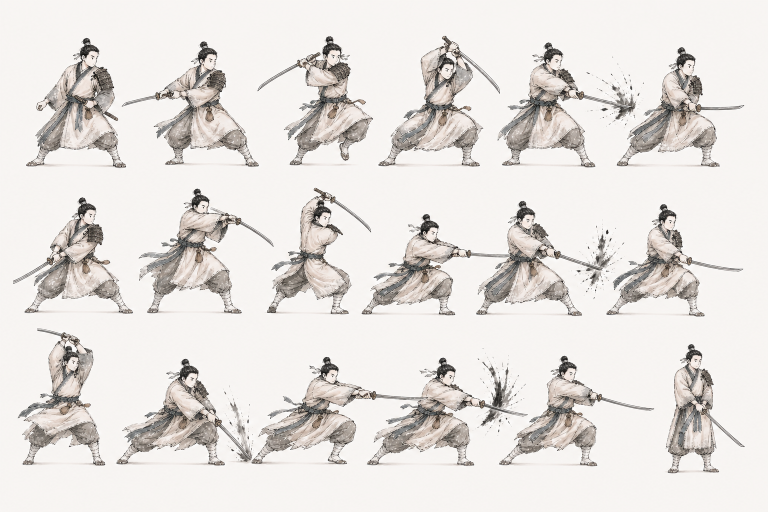
#> input picture Artifacts/GraphicsRemediation/SkillAnimation/SeojinBasic3HitCombo/motion-review/g1-portrait-only-candidates5-clean-gifs-revision-03/boards/candidate-A-motion-board.png, 1536 x 1024 px (shown at 1/2 size); its folder holds only this picture in this run
$ python build_clean_gifs.py
#> lines starting #> are read from the running program, lines starting #| are printed output that depends on the picture; after the words box and inside, x2 and y2 are one past the last pixel; in counts of white or black regions, pixels touching at a corner belong together
from __future__ import annotations
import hashlib,json,shutil
from pathlib import Path
import numpy as np
from PIL import Image,ImageFilter

ROOT=Path(__file__).parent
BOARDS={
'A':'/Users/pvenus/.codex/generated_images/01a0421a-c5ea-7623-88db-2ac71c27bd93/exec-194fee63-dab9-4b16-baed-290cf0f581bf.png',
'B':'/Users/pvenus/.codex/generated_images/01a0421a-c5ea-7623-88db-2ac71c27bd93/exec-9a38a7ca-cddb-435c-a9aa-9fde519922b3.png',
'C':'/Users/pvenus/.codex/generated_images/01a0421a-c5ea-7623-88db-2ac71c27bd93/exec-e9765dc0-c7ca-48a3-b61a-408c2a7eaeeb.png',
'D':'/Users/pvenus/.codex/generated_images/01a0421a-c5ea-7623-88db-2ac71c27bd93/exec-e54f1e46-42b0-490f-80cf-e5e03391ef4f.png',
'E':'/Users/pvenus/.codex/generated_images/01a0421a-c5ea-7623-88db-2ac71c27bd93/exec-a0a8e7b5-108a-4106-9ea1-6a8065fdafb1.png'}
DELAYS=[80,80,80,80,120,80,80,80,80,80,120,80,80,80,80,80,120,320]
def sha(p):return hashlib.sha256(Path(p).read_bytes()).hexdigest()
def component_mask(mask,cx,cy):
 a=np.asarray(mask)>0;h,w=a.shape;seen=np.zeros_like(a);best=None;bestscore=-1
 for sy,sx in zip(*np.where(a & ~seen)):
  if seen[sy,sx]:continue
  q=[(sy,sx)];seen[sy,sx]=1;pts=[]
  for y,x in q:
   pts.append((y,x))
   for dy,dx in ((1,0),(-1,0),(0,1),(0,-1)):
    ny,nx=y+dy,x+dx
    if 0<=ny<h and 0<=nx<w and a[ny,nx] and not seen[ny,nx]:seen[ny,nx]=1;q.append((ny,nx))
  ys=np.array([p[0] for p in pts]);xs=np.array([p[1] for p in pts]);dist=((xs.mean()-cx)**2+(ys.mean()-cy)**2)**.5;score=len(pts)/(1+dist*.8)
  if score>bestscore:bestscore=score;best=pts
 out=np.zeros((h,w),dtype=np.uint8)
 for y,x in best or []:out[y,x]=255
 return Image.fromarray(out).filter(ImageFilter.MaxFilter(3))
boards=ROOT/'boards';gifs=ROOT/'gifs';contacts=ROOT/'contacts';boards.mkdir(parents=True,exist_ok=True);gifs.mkdir(parents=True,exist_ok=True);contacts.mkdir(parents=True,exist_ok=True)
records=[];index=Image.new('RGB',(768,512*5),(238,235,228))
#> after `index = Image.new('RGB', (768, 512 * 5), (238, 235, 228))`:
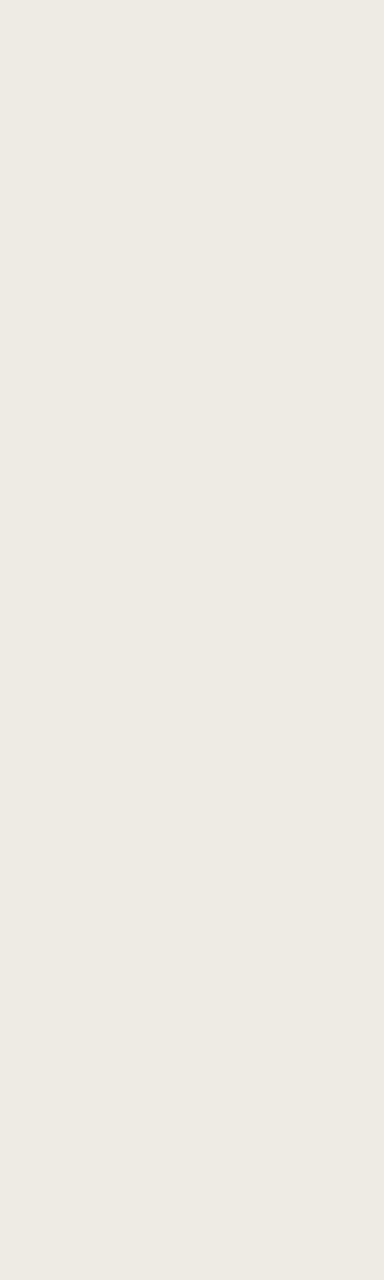
#> index: PIL image 768x2560 RGB (shown at 1/2 size); mean R, G, B 238, 235, 228
for rr,(name,src) in enumerate(BOARDS.items()):
 bp=boards/f'candidate-{name}-motion-board.png';shutil.copyfile(src,bp);board=Image.open(bp).convert('RGB');bg=np.median(np.concatenate([np.asarray(board)[:8].reshape(-1,3),np.asarray(board)[-8:].reshape(-1,3)]),axis=0).astype(np.uint8)
#> further down, board is the input picture: PIL image 1536x1024 RGB; mean R, G, B 228.4, 224.5, 221.2
#> after `bg = np.median(np.concatenate([np.asarray(board)[:8].reshape(-1, 3), n`: bg = [247, 244, 242]
 isolated=[];metrics=[]
 for i in range(18):
  col=i%6;row=i//6;nomx0=round(col*1536/6);nomx1=round((col+1)*1536/6);nomy0=round(row*1024/3);nomy1=round((row+1)*1024/3)
  x0=max(0,nomx0-56);x1=min(1536,nomx1+56);y0=max(0,nomy0-16);y1=min(1024,nomy1+16);roi=board.crop((x0,y0,x1,y1));arr=np.asarray(roi,dtype=np.int16);diff=np.max(np.abs(arr-bg.astype(np.int16)),axis=2);raw=Image.fromarray((diff>16).astype(np.uint8)*255);grown=raw.filter(ImageFilter.MaxFilter(5));cm=component_mask(grown,(nomx0+nomx1)/2-x0,(nomy0+nomy1)/2-y0);keep=np.minimum(np.asarray(raw),np.asarray(cm)).astype(np.uint8);alpha=Image.fromarray(keep)
  rgba=Image.new('RGBA',roi.size,(0,0,0,0));rgba.paste(roi,(0,0),alpha);bbox=alpha.getbbox()
  if not bbox:raise RuntimeError((name,i,'empty'))
  subject=rgba.crop(bbox);isolated.append(subject);metrics.append({'frame':i,'source_roi':[x0,y0,x1,y1],'isolated_bbox':list(bbox),'subject_size':list(subject.size)})
#> this loop made 18 passes
#> bbox on passes 1 to 12: (52, 75, 253, 337), (43, 82, 318, 334), (59, 72, 290, 332), (44, 71, 288, 334), (27, 84, 311, 335), (9, 94, 265, 335), (26, 69, 266, 303), (77, 52, 347, 303), (76, 50, 287, 304), (11, 76, 368, 306), (0, 76, 281, 308), (0, 83, 263, 309)
#> pass 1, `raw = Image.fromarray((diff > 16).astype(np.uint8) * 255)`:
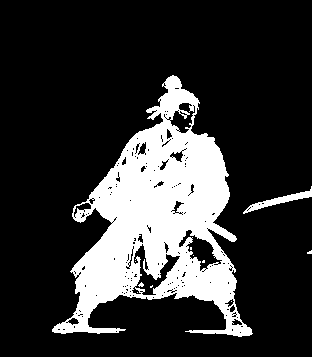
#> raw: PIL image 312x357 L; 20.5% white; 11 white regions (9 under 20 px), largest, box (x1, y1, x2, y2) and area: (52, 75, 253, 337) 22292, (243, 186, 312, 214) 431
#> after the loop: grown: PIL image 312x357 L; 18.5% white; 2 white regions, box (x1, y1, x2, y2) and area: (104, 19, 268, 282) 19700, (0, 131, 87, 157) 931
#> after the loop:
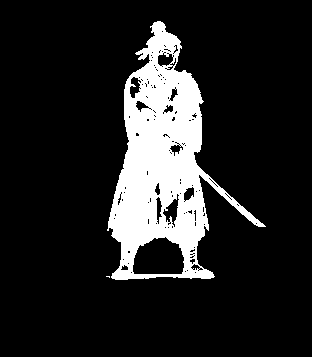
#> keep: shape (357, 312); 14.2% white; 2 white regions (1 under 20 px), largest, box (x1, y1, x2, y2) and area: (107, 21, 266, 280) 15801
#> after the loop:
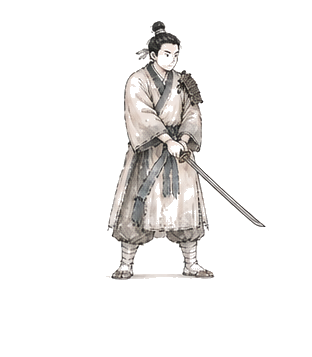
#> rgba: PIL image 312x357 RGBA; mean R, G, B, A 23.8, 22.7, 22, 36.2; transparent parts drawn white
#> after the loop, isolated = 18 items; metrics = 18 items
 heights=[im.height for im in isolated];target_h=float(np.median(heights));foot=464;frames=[];centers=[]
#> after `heights = [im.height for im in isolated]`: heights = [262, 252, 260, 263, 251, 241, 234, 251, 254, 230, 232, 226, 265, 215, 216, 219, 222, 259]
#> after `target_h = float(np.median(heights))`: target_h = 246
 for i,sub in enumerate(isolated):
  scale=target_h/sub.height;nw=round(sub.width*scale);nh=round(sub.height*scale);q=sub.resize((nw,nh),Image.Resampling.BICUBIC)
  # retain gentle three-segment progression while removing cell-center jitter
  seg=i//6;phase=i%6;rootx=352+seg*12+phase*3
  x=round(rootx-nw/2);y=round(foot-nh);canvas=Image.new('RGBA',(768,512),(*bg,255));canvas.alpha_composite(q,(x,y));frames.append(canvas.convert('RGB'));centers.append({'frame':i,'root_x':rootx,'foot_y':foot,'placed_bbox':[x,y,x+nw,y+nh]})
#> this loop made 18 passes
#> (scale, nw, seg, phase, rootx, x) on passes 1 to 12: (0.939, 189, 0, 0, 352, 258), (0.976, 268, 0, 1, 355, 221), (0.946, 219, 0, 2, 358, 248), (0.935, 228, 0, 3, 361, 247), (0.98, 278, 0, 4, 364, 225), (1.02, 261, 0, 5, 367, 236), (1.05, 252, 1, 0, 364, 238), (0.98, 265, 1, 1, 367, 234), (0.969, 204, 1, 2, 370, 268), (1.07, 382, 1, 3, 373, 182), (1.06, 298, 1, 4, 376, 227), (1.09, 286, 1, 5, 379, 236)
#> pass 1, `q = sub.resize((nw, nh), Image.Resampling.BICUBIC)`:
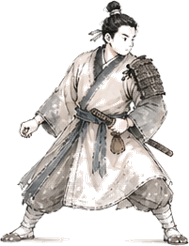
#> q: PIL image 189x246 RGBA; mean R, G, B, A 78.2, 74.7, 72.2, 107.9; transparent parts drawn white
#> after the loop:
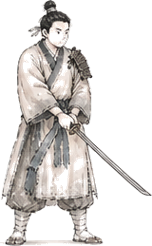
#> q: PIL image 152x246 RGBA; mean R, G, B, A 71.5, 68.3, 66.1, 97.1; transparent parts drawn white
#> after the loop, centers = 18 items; frames = 18 items
 gp=gifs/f'candidate-{name}-clean-continuous18-768x512.gif';frames[0].save(gp,save_all=True,append_images=frames[1:],duration=DELAYS,loop=0,disposal=2)
 cp=contacts/f'candidate-{name}-clean-contact18.png';contact=Image.new('RGB',(768,512),tuple(bg));
 for i,f in enumerate(frames):contact.paste(f.resize((128,171),Image.Resampling.LANCZOS),((i%6)*128,(i//6)*171))
#> this loop made 18 passes
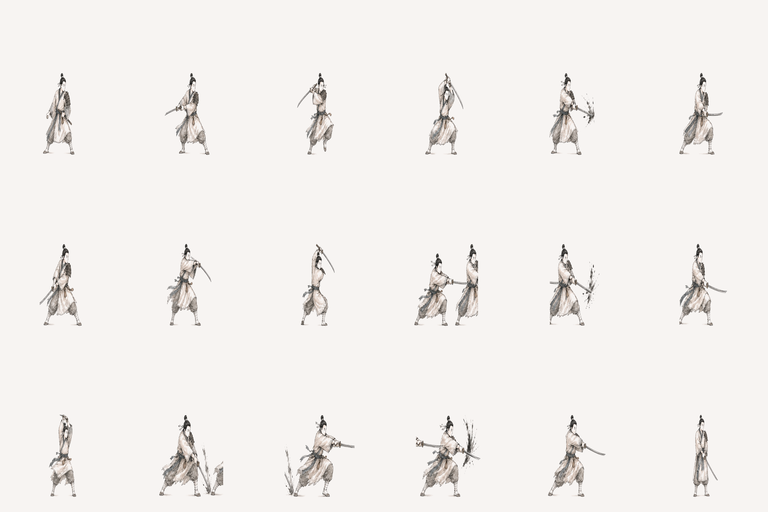
#> contact: PIL image 768x512 RGB; mean R, G, B 242.5, 239.2, 237
 contact.save(cp);index.paste(contact,(0,rr*512));records.append({'candidate':name,'gif':str(gp),'gif_sha256':sha(gp),'contact':str(cp),'contact_sha256':sha(cp),'frames':metrics,'registration':centers})
#> (the run stopped early here; a loop or call above may not have finished)
